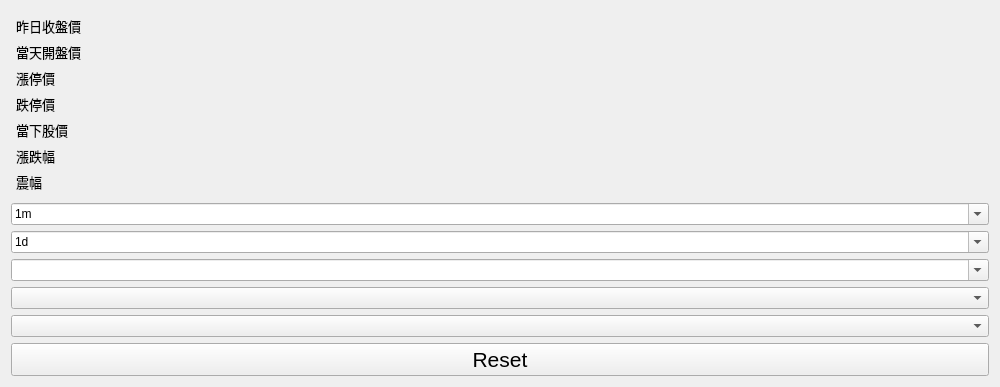
<?xml version="1.0" encoding="UTF-8"?>
<ui version="4.0">
 <class>Form</class>
 <widget class="QWidget" name="Form">
  <property name="enabled">
   <bool>true</bool>
  </property>
  <property name="geometry">
   <rect>
    <x>0</x>
    <y>0</y>
    <width>1000</width>
    <height>352</height>
   </rect>
  </property>
  <property name="windowTitle">
   <string>Form</string>
  </property>
  <layout class="QHBoxLayout" name="horizontalLayout">
   <item>
    <layout class="QVBoxLayout" name="verticalLayout">
     <item>
      <layout class="QFormLayout" name="formLayout">
       <property name="fieldGrowthPolicy">
        <enum>QFormLayout::AllNonFixedFieldsGrow</enum>
       </property>
       <property name="formAlignment">
        <set>Qt::AlignLeading|Qt::AlignLeft|Qt::AlignVCenter</set>
       </property>
       <property name="horizontalSpacing">
        <number>4</number>
       </property>
       <property name="leftMargin">
        <number>5</number>
       </property>
       <property name="topMargin">
        <number>5</number>
       </property>
       <property name="rightMargin">
        <number>5</number>
       </property>
       <property name="bottomMargin">
        <number>5</number>
       </property>
       <item row="0" column="0">
        <widget class="QLabel" name="label">
         <property name="enabled">
          <bool>true</bool>
         </property>
         <property name="sizePolicy">
          <sizepolicy hsizetype="Preferred" vsizetype="Preferred">
           <horstretch>0</horstretch>
           <verstretch>0</verstretch>
          </sizepolicy>
         </property>
         <property name="minimumSize">
          <size>
           <width>0</width>
           <height>20</height>
          </size>
         </property>
         <property name="font">
          <font>
           <pointsize>10</pointsize>
          </font>
         </property>
         <property name="text">
          <string>昨日收盤價</string>
         </property>
        </widget>
       </item>
       <item row="0" column="1">
        <widget class="QLabel" name="privious_close_label">
         <property name="font">
          <font>
           <pointsize>10</pointsize>
          </font>
         </property>
         <property name="text">
          <string/>
         </property>
         <property name="alignment">
          <set>Qt::AlignRight|Qt::AlignTrailing|Qt::AlignVCenter</set>
         </property>
        </widget>
       </item>
       <item row="1" column="0">
        <widget class="QLabel" name="label_2">
         <property name="minimumSize">
          <size>
           <width>0</width>
           <height>20</height>
          </size>
         </property>
         <property name="font">
          <font>
           <pointsize>10</pointsize>
          </font>
         </property>
         <property name="text">
          <string>當天開盤價</string>
         </property>
        </widget>
       </item>
       <item row="1" column="1">
        <widget class="QLabel" name="open_label">
         <property name="font">
          <font>
           <pointsize>10</pointsize>
          </font>
         </property>
         <property name="text">
          <string/>
         </property>
         <property name="alignment">
          <set>Qt::AlignRight|Qt::AlignTrailing|Qt::AlignVCenter</set>
         </property>
        </widget>
       </item>
       <item row="2" column="0">
        <widget class="QLabel" name="label_3">
         <property name="sizePolicy">
          <sizepolicy hsizetype="Preferred" vsizetype="Preferred">
           <horstretch>0</horstretch>
           <verstretch>0</verstretch>
          </sizepolicy>
         </property>
         <property name="minimumSize">
          <size>
           <width>0</width>
           <height>20</height>
          </size>
         </property>
         <property name="font">
          <font>
           <pointsize>10</pointsize>
          </font>
         </property>
         <property name="text">
          <string>漲停價</string>
         </property>
        </widget>
       </item>
       <item row="2" column="1">
        <widget class="QLabel" name="limit_up_price_label">
         <property name="font">
          <font>
           <pointsize>10</pointsize>
          </font>
         </property>
         <property name="text">
          <string/>
         </property>
         <property name="alignment">
          <set>Qt::AlignRight|Qt::AlignTrailing|Qt::AlignVCenter</set>
         </property>
        </widget>
       </item>
       <item row="3" column="0">
        <widget class="QLabel" name="label_7">
         <property name="minimumSize">
          <size>
           <width>0</width>
           <height>20</height>
          </size>
         </property>
         <property name="font">
          <font>
           <pointsize>10</pointsize>
          </font>
         </property>
         <property name="text">
          <string>跌停價</string>
         </property>
        </widget>
       </item>
       <item row="3" column="1">
        <widget class="QLabel" name="limit_down_price_label">
         <property name="font">
          <font>
           <pointsize>10</pointsize>
          </font>
         </property>
         <property name="text">
          <string/>
         </property>
         <property name="alignment">
          <set>Qt::AlignRight|Qt::AlignTrailing|Qt::AlignVCenter</set>
         </property>
        </widget>
       </item>
       <item row="4" column="0">
        <widget class="QLabel" name="label_8">
         <property name="minimumSize">
          <size>
           <width>0</width>
           <height>20</height>
          </size>
         </property>
         <property name="font">
          <font>
           <pointsize>10</pointsize>
          </font>
         </property>
         <property name="text">
          <string>當下股價</string>
         </property>
        </widget>
       </item>
       <item row="4" column="1">
        <widget class="QLabel" name="close_label">
         <property name="font">
          <font>
           <pointsize>10</pointsize>
          </font>
         </property>
         <property name="text">
          <string/>
         </property>
         <property name="alignment">
          <set>Qt::AlignRight|Qt::AlignTrailing|Qt::AlignVCenter</set>
         </property>
        </widget>
       </item>
       <item row="5" column="0">
        <widget class="QLabel" name="label_9">
         <property name="minimumSize">
          <size>
           <width>0</width>
           <height>20</height>
          </size>
         </property>
         <property name="font">
          <font>
           <pointsize>10</pointsize>
          </font>
         </property>
         <property name="text">
          <string>漲跌幅</string>
         </property>
        </widget>
       </item>
       <item row="5" column="1">
        <widget class="QLabel" name="up_down_percentage_label">
         <property name="font">
          <font>
           <pointsize>10</pointsize>
          </font>
         </property>
         <property name="styleSheet">
          <string notr="true"/>
         </property>
         <property name="text">
          <string/>
         </property>
         <property name="alignment">
          <set>Qt::AlignRight|Qt::AlignTrailing|Qt::AlignVCenter</set>
         </property>
        </widget>
       </item>
       <item row="6" column="0">
        <widget class="QLabel" name="label_10">
         <property name="sizePolicy">
          <sizepolicy hsizetype="Preferred" vsizetype="Preferred">
           <horstretch>0</horstretch>
           <verstretch>0</verstretch>
          </sizepolicy>
         </property>
         <property name="minimumSize">
          <size>
           <width>0</width>
           <height>20</height>
          </size>
         </property>
         <property name="font">
          <font>
           <pointsize>10</pointsize>
          </font>
         </property>
         <property name="text">
          <string>震幅</string>
         </property>
        </widget>
       </item>
       <item row="6" column="1">
        <widget class="QLabel" name="amplitude_label">
         <property name="font">
          <font>
           <pointsize>10</pointsize>
          </font>
         </property>
         <property name="text">
          <string/>
         </property>
         <property name="alignment">
          <set>Qt::AlignRight|Qt::AlignTrailing|Qt::AlignVCenter</set>
         </property>
        </widget>
       </item>
      </layout>
     </item>
     <item>
      <widget class="QComboBox" name="intervalComboBox">
       <property name="editable">
        <bool>true</bool>
       </property>
       <property name="currentText">
        <string>1m</string>
       </property>
      </widget>
     </item>
     <item>
      <widget class="QComboBox" name="periodComboBox">
       <property name="editable">
        <bool>true</bool>
       </property>
       <property name="currentText">
        <string>1d</string>
       </property>
      </widget>
     </item>
     <item>
      <widget class="QComboBox" name="indicatorComboBox1">
       <property name="editable">
        <bool>true</bool>
       </property>
       <property name="currentText">
        <string/>
       </property>
       <property name="currentIndex">
        <number>-1</number>
       </property>
      </widget>
     </item>
     <item>
      <widget class="QComboBox" name="indicatorComboBox2"/>
     </item>
     <item>
      <widget class="QComboBox" name="indicatorComboBox3"/>
     </item>
     <item>
      <widget class="QPushButton" name="resetButton">
       <property name="sizePolicy">
        <sizepolicy hsizetype="Minimum" vsizetype="Preferred">
         <horstretch>0</horstretch>
         <verstretch>0</verstretch>
        </sizepolicy>
       </property>
       <property name="font">
        <font>
         <pointsize>16</pointsize>
        </font>
       </property>
       <property name="text">
        <string>Reset</string>
       </property>
       <property name="checkable">
        <bool>false</bool>
       </property>
      </widget>
     </item>
    </layout>
   </item>
   <item>
    <layout class="QVBoxLayout" name="plotLayout"/>
   </item>
  </layout>
 </widget>
 <resources/>
 <connections/>
</ui>
